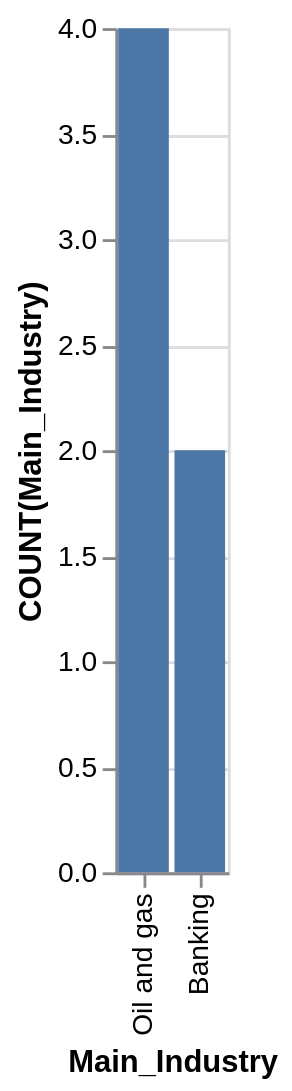

Source (Vega-Lite JSON):
### Vega-Lite specification from a JSON file in a GitHub repository (floating-point values rounded to 4 significant figures)
{"data": {"values": [{"x_data": "Oil and gas", "y_data": 4}, {"x_data": "Banking", "y_data": 2}]}, "mark": "bar", "encoding": {"x": {"field": "x_data", "type": "nominal", "title": "Main_Industry", "sort": "descending"}, "y": {"field": "y_data", "type": "quantitative", "title": "COUNT(Main_Industry)"}}}
